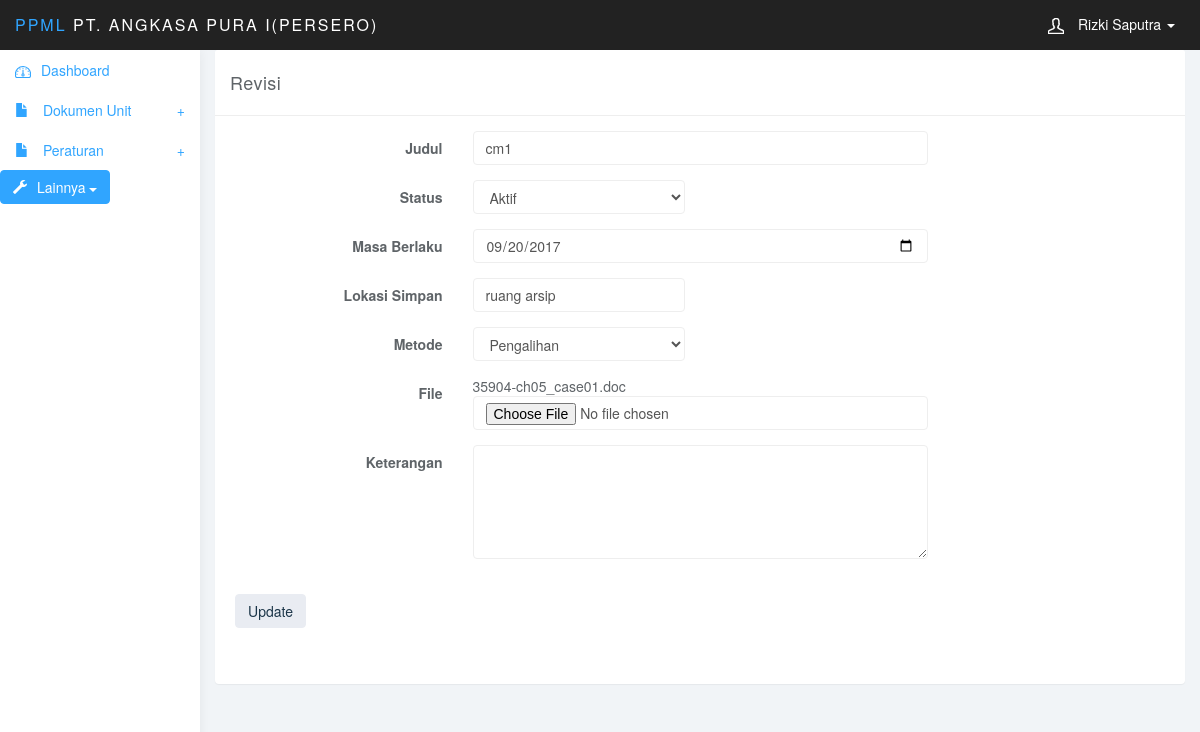
Screenshot of /operator/edit_catatan.php?id_catatan=8 (signed in) with the database file from the repository.
### tables this page shows
CREATE TABLE `catatan_mutu` (
  `id_catatan` int(3) NOT NULL AUTO_INCREMENT,
  `judul` varchar(50) DEFAULT NULL,
  `status_cm` int(3) DEFAULT NULL,
  `masa_berlaku` date DEFAULT NULL,
  `lokasi_simpan` varchar(50) DEFAULT NULL,
  `file` varchar(255) DEFAULT NULL,
  `keterangan` text,
  `entry_date` datetime DEFAULT NULL,
  `id_metode` int(3) DEFAULT NULL,
  `id_admin` int(10) DEFAULT NULL,
  PRIMARY KEY (`id_catatan`),
  KEY `id_metode` (`id_metode`),
  KEY `status_cm` (`status_cm`),
  KEY `id_admin` (`id_admin`),
  CONSTRAINT `catatan_mutu_ibfk_2` FOREIGN KEY (`id_metode`) REFERENCES `metode` (`id_metode`),
  CONSTRAINT `catatan_mutu_ibfk_3` FOREIGN KEY (`status_cm`) REFERENCES `status_cm` (`id_status_cm`),
  CONSTRAINT `catatan_mutu_ibfk_4` FOREIGN KEY (`id_admin`) REFERENCES `tb_admin` (`id_admin`)
);

### operator/edit_catatan.php (the view, shortened to what this page needs)
<?php
include 'header.php';
include 'sidebar.php';
?>
<div class="col-sm-9 col-sm-offset-3 col-lg-10 col-lg-offset-2 main">
		<?php
		$id=$_GET['id_catatan'];
		$query=mysql_query("SELECT * FROM catatan_mutu WHERE id_catatan=$id");
		$edit = mysql_fetch_array($query);
		?>
		<div class="row">
			<div class="col-md-12">
				<div class="panel panel-default">
					<div class="panel-heading">
						Revisi
					</div>
					<div class="panel-body">
						<form class="form-horizontal" name="data" method="post" action="" enctype="multipart/form-data">
							<fieldset>
								<div class="form-group">
									<label class="col-md-3 control-label" for="name">Judul</label>
									<div class="col-md-6">
									<input value="<?php echo $edit['judul'];?>" id="judul" name="judul" type="text"  class="form-control">
									</div>
								</div>
								<?php
								$hasil=mysql_query("SELECT * FROM status_cm");
							  	?>
								<div class="form-group">
									<label class="col-md-3 control-label" for="name">Status</label>
									<div class="col-md-3">
									<select class="form-control" id="status_cm" name="status_cm">
							  			<?php
							    		while ($baris = mysql_fetch_array($hasil)){
							    			if($baris['id_status_cm'] == $edit['status_cm']){
							      			?>
							      				<option value="<?php echo $baris[id_status_cm];?>" SELECTED><?php echo $baris[status_cm];?></option>
							      			<?php
							      			}
							      			else{
							    				?><option value="<?php echo $baris[id_status_cm];?>"><?php echo $baris[status_cm];?></option>
											<?php
							      			}
							    		}
							     		?>
									</select>
									</div>
								</div>
								<div class="form-group">
									<label class="col-md-3 control-label" for="name">Masa Berlaku</label>
									<div class="col-md-6">
									<input value="<?php echo $edit['masa_berlaku'];?>" id="masa_berlaku" name="masa_berlaku" type="date"  class="form-control">
									</div>
								</div>
								<div class="form-group">
									<label class="col-md-3 control-label" for="name">Lokasi Simpan</label>
									<div class="col-md-3">
									<input value="<?php echo $edit['lokasi_simpan'];?>" id="lokasi_simpan" name="lokasi_simpan" type="text"  class="form-control">
									</div>
								</div>
								<?php
								$hasil=mysql_query("SELECT * FROM metode");
							  	?>
								<div class="form-group">
									<label class="col-md-3 control-label" for="name">Metode</label>
									<div class="col-md-3">
									<select class="form-control" id="id_metode" name="id_metode">
							  			<?php
							    		while ($baris = mysql_fetch_array($hasil)){
							    			if($baris['id_metode'] == $edit['id_metode']){
							      			?>
							      				<option value="<?php echo $baris[id_metode];?>" SELECTED><?php echo $baris[metode];?></option>
							      			<?php
							      			}
							      			else{
							    				?><option value="<?php echo $baris[id_metode];?>"><?php echo $baris[metode];?></option>
											<?php
							      			}
							    		}
							     		?>
									</select>
									</div>
								</div>
								<div class="form-group">
									<label class="col-md-3 control-label" for="name">File</label>
									<div class="col-md-6">
									<?php echo $edit['file'];?>
									<input id="file" name="file" type="file"  class="form-control">
									</div>
								</div>
								<div class="form-group">
									<label class="col-md-3 control-label" for="name">Keterangan</label>
									<div class="col-md-6">
									<textarea class="form-control" rows="5" cols="20" name="keterangan"></textarea>
									</div>
								</div>
								<div class="form-group">
									<div class="col-md-12 widget-right">
										<input type="submit" class="btn btn-default btn-md pull-left" name="update" value="Update">
									</div>
								</div>
							</fieldset>
						</form>
					</div>
				</div>
			</div>
		</div>
	</div>
</body>
</html>

### operator/css/styles.css (style rules this page uses)
body { background: #f1f4f7; padding-top: 50px; color: #5f6468; }
.form-control { border: 1px solid #eee; box-shadow: none; }
.btn-default, .btn-default:hover, .btn-default:focus, .btn-default:active, .btn-default.active, .open > .dropdown-toggle.btn-default, .btn-default.disabled, .btn-default[disabled], fieldset[disabled] .btn-default, .btn-default.disabled:hover, .btn-default[disabled]:hover, fieldset[disabled] .btn-default:hover, .btn-default.disabled:focus, .btn-default[disabled]:focus, fieldset[disabled] .btn-default:focus, .btn-default.disabled:active, .btn-default[disabled]:active, fieldset[disabled] .btn-default:active, .btn-default.disabled.active, .btn-default[disabled].active, fieldset[disabled] .btn-default.active { background-color: #e9ecf2; border-color: #e9ecf2; color: #1b3548; }
.panel { border: 0; }
.panel-heading { font-size: 18px; font-weight: 300; letter-spacing: 0.025em; height: 66px; line-height: 45px; }
.panel-default .panel-heading { background: #fff; border-bottom: 1px solid #eee; color: #5f6468; }
.widget-right { text-align: left; line-height: 1.6em; margin: 0px; padding: 20px; height: 80px; color: #999; font-weight: 300; background: #fff; border-top-right-radius: 4px; border-bottom-right-radius: 4px; }

### rows the page displays
catatan_mutu: judul "cm1", masa_berlaku "09/20/2017", lokasi_simpan "ruang arsip", file "35904-ch05_case01.doc"

### other values shown
$_SESSION['nama'] "Rizki Saputra"
form field status_cm "Aktif"
form field id_metode "Pengalihan"
